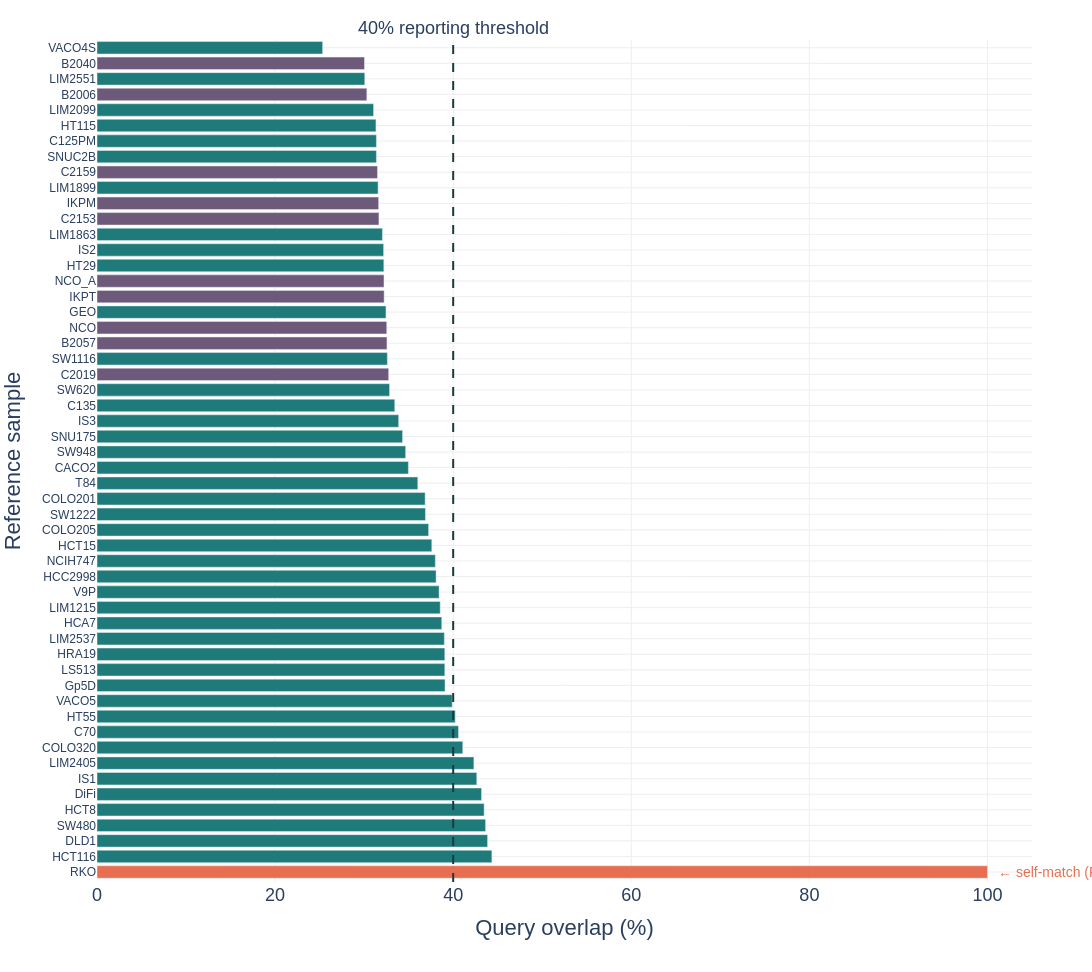

The notebook cell saved with this chart:
### Markdown cell above
## Figure 9 — Sample identification (slide 10)
**Slide message:** The match_vcf overlap metric unambiguously identifies an unknown VCF: the true match (self-match for RKO) scores ~100% overlap while all others fall below 40%.

### Code cell
QUERY_VCF = 'results/SRR5071686_hg38/vcf/SRR5071686.panel_genotyped.vcf'
QUERY_RUN = 'SRR5071686_hg38'

if not os.path.exists(QUERY_VCF):
    print(f'{QUERY_VCF} not found — skipping Fig 9.')
else:
    # Load query variants (ALT calls only, like match_vcf.py)
    query_variants = set()
    with open(QUERY_VCF) as fh:
        for line in fh:
            if line.startswith('#'):
                continue
            parts = line.strip().split('\t')
            if len(parts) < 5:
                continue
            chrom, pos, _, ref, alt = parts[0], parts[1], parts[2], parts[3], parts[4]
            if alt != '.' and alt != ref:
                query_variants.add((chrom, int(pos), ref, alt.split(',')[0]))
    print(f'Query VCF ({QUERY_VCF}): {len(query_variants):,} ALT variants')

    # Load DB variants per run (ALT calls only)
    db_df = query("""
        SELECT gc.run_id, v.chromosome, v.position, v.ref_allele, v.alt_allele,
               COALESCE(s.cell_line, s.name) AS label
        FROM genotype_calls gc
        JOIN variants v  ON gc.variant_id = v.variant_id
        JOIN runs     r  ON gc.run_id     = r.run_id
        JOIN samples  s  ON r.sample_id   = s.sample_id
        WHERE gc.filter_status = 'PASS'
          AND v.alt_allele != '.'
    """)
    print(f'DB ALT variants loaded: {len(db_df):,} rows')

    # Group by run_id
    db_vars  = {}
    db_labels = {}
    for row in db_df.itertuples():
        db_vars.setdefault(row.run_id, set()).add(
            (row.chromosome, row.position, row.ref_allele, row.alt_allele)
        )
        db_labels[row.run_id] = row.label

    # Compute overlap
    results = []
    for rid, svars in db_vars.items():
        shared = len(query_variants & svars)
        overlap_pct = 100 * shared / len(query_variants) if query_variants else 0
        results.append({'run_id': rid, 'label': db_labels.get(rid, rid),
                        'overlap_pct': overlap_pct, 'shared': shared,
                        'db_total': len(svars),
                        'is_self': rid == QUERY_RUN})
    res_df = pd.DataFrame(results).sort_values('overlap_pct', ascending=False)

    print('\nTop 10 matches:')
    display(res_df.head(10)[['run_id','label','overlap_pct','shared','db_total']].round(2))
    print(f'\nNote: self-match ({QUERY_RUN}) is included — this is expected to score ~100%.')
    print(f'In a real held-out test, remove the run from the DB before matching.')

    # Figure: bar chart sorted by overlap
    bar_colors = [
        C['same_donor'] if r == QUERY_RUN else
        (C['wes'] if '_wes_' in r.lower() else C['accent_teal'])
        for r in res_df['run_id']
    ]

    fig9 = go.Figure(go.Bar(
        x=res_df['overlap_pct'], y=res_df['label'],
        orientation='h',
        marker_color=bar_colors,
        hovertemplate='%{y}<br>Overlap: %{x:.1f}%<extra></extra>',
    ))
    fig9.add_vline(x=40, line_dash='dash', line_color=C['dark_teal'],
                  annotation_text='40% reporting threshold',
                  annotation_position='top')
    _style(fig9, showlegend=False)
    fig9.update_xaxes(title_text='Query overlap (%)', range=[0, 105])
    fig9.update_yaxes(title_text='Reference sample', tickfont=dict(size=12))
    # Annotate self-match
    self_row = res_df[res_df['run_id'] == QUERY_RUN]
    if not self_row.empty:
        fig9.add_annotation(
            x=self_row['overlap_pct'].iloc[0] + 1,
            y=self_row['label'].iloc[0],
            text='← self-match (RKO)',
            showarrow=False, xanchor='left',
            font=dict(size=14, color=C['same_donor']),
        )
    h9 = max(500, 18 * len(res_df))
    save(fig9, 'fig9_sample_identification', h=h9)

### Figure 1 — Plotly figure (JSON) as saved in the notebook; plotly's stock layout.template omitted (floating-point values rounded to 4 significant figures)
{"data": [{"hovertemplate": "%{y}<br>Overlap: %{x:.1f}%<extra></extra>", "marker": {"color": ["#E76F51", "#1F7A7A", "#1F7A7A", "#1F7A7A", "#1F7A7A", "#1F7A7A", "#1F7A7A", "#1F7A7A", "#1F7A7A", "#1F7A7A", "#1F7A7A", "#1F7A7A", "#1F7A7A", "#1F7A7A", "#1F7A7A", "#1F7A7A", "#1F7A7A", "#1F7A7A", "#1F7A7A", "#1F7A7A", "#1F7A7A", "#1F7A7A", "#1F7A7A", "#1F7A7A", "#1F7A7A", "#1F7A7A", "#1F7A7A", "#1F7A7A", "#1F7A7A", "#1F7A7A", "#1F7A7A", "#1F7A7A", "#6D597A", "#1F7A7A", "#6D597A", "#6D597A", "#1F7A7A", "#6D597A", "#6D597A", "#1F7A7A", "#1F7A7A", "#1F7A7A", "#6D597A", "#6D597A", "#1F7A7A", "#6D597A", "#1F7A7A", "#1F7A7A", "#1F7A7A", "#1F7A7A", "#6D597A", "#1F7A7A", "#6D597A", "#1F7A7A"]}, "orientation": "h", "type": "bar", "x": [100.0, 44.34, 43.86, 43.64, 43.47, 43.18, 42.65, 42.32, 41.08, 40.6, 40.23, 39.89, 39.08, 39.06, 39.06, 39.01, 38.71, 38.54, 38.41, 38.08, 37.99, 37.6, 37.24, 36.88, 36.85, 36.03, 34.97, 34.66, 34.32, 33.88, 33.44, 32.86, 32.75, 32.61, 32.56, 32.54, 32.45, 32.25, 32.23, 32.21, 32.18, 32.06, 31.66, 31.63, 31.57, 31.5, 31.38, 31.38, 31.33, 31.06, 30.3, 30.07, 30.04, 25.34], "y": ["RKO", "HCT116", "DLD1", "SW480", "HCT8", "DiFi", "IS1", "LIM2405", "COLO320", "C70", "HT55", "VACO5", "Gp5D", "LS513", "HRA19", "LIM2537", "HCA7", "LIM1215", "V9P", "HCC2998", "NCIH747", "HCT15", "COLO205", "SW1222", "COLO201", "T84", "CACO2", "SW948", "SNU175", "IS3", "C135", "SW620", "C2019", "SW1116", "B2057", "NCO", "GEO", "IKPT", "NCO_A", "HT29", "IS2", "LIM1863", "C2153", "IKPM", "LIM1899", "C2159", "SNUC2B", "C125PM", "HT115", "LIM2099", "B2006", "LIM2551", "B2040", "VACO4S"]}], "layout": {"annotations": [{"showarrow": false, "text": "40% reporting threshold", "x": 40, "xanchor": "center", "xref": "x", "y": 1, "yanchor": "bottom", "yref": "y domain"}, {"font": {"color": "#E76F51", "size": 14}, "showarrow": false, "text": "← self-match (RKO)", "x": 101.0, "xanchor": "left", "y": "RKO"}], "font": {"family": "Arial, sans-serif", "size": 18}, "height": 972, "margin": {"b": 90, "l": 90, "r": 60, "t": 40}, "paper_bgcolor": "white", "plot_bgcolor": "white", "shapes": [{"line": {"color": "#1B3A3F", "dash": "dash"}, "type": "line", "x0": 40, "x1": 40, "xref": "x", "y0": 0, "y1": 1, "yref": "y domain"}], "showlegend": false, "width": 1600, "xaxis": {"gridcolor": "#EEEEEE", "gridwidth": 1, "range": [0, 105], "showgrid": true, "title": {"text": "Query overlap (%)"}, "zeroline": false}, "yaxis": {"gridcolor": "#EEEEEE", "gridwidth": 1, "showgrid": true, "tickfont": {"size": 12}, "title": {"text": "Reference sample"}, "zeroline": false}}}
